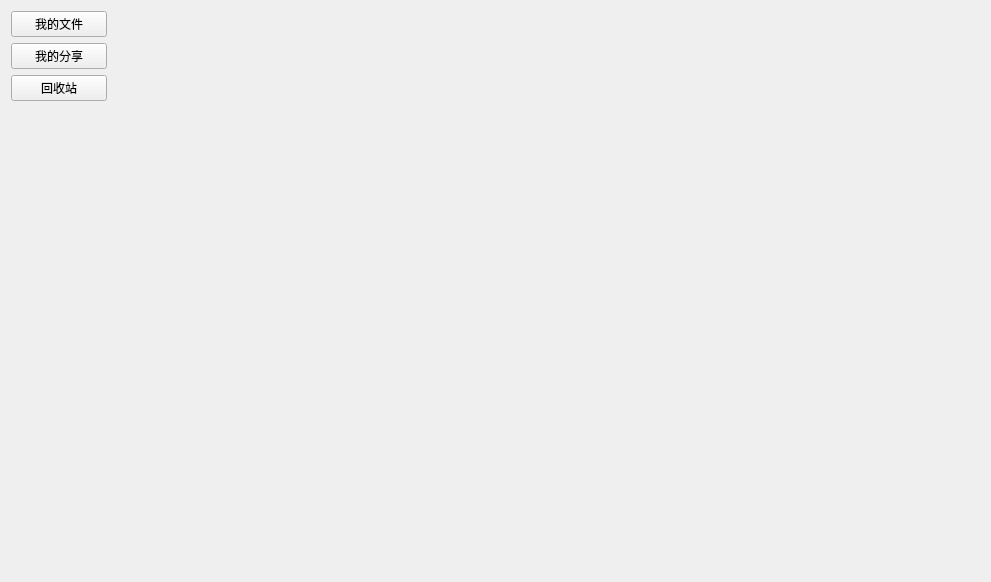
<?xml version="1.0" encoding="UTF-8"?>
<ui version="4.0">
 <class>MySpace</class>
 <widget class="QWidget" name="MySpace">
  <property name="geometry">
   <rect>
    <x>0</x>
    <y>0</y>
    <width>991</width>
    <height>582</height>
   </rect>
  </property>
  <property name="windowTitle">
   <string>Form</string>
  </property>
  <layout class="QGridLayout" name="gridLayout">
   <item row="0" column="0">
    <layout class="QHBoxLayout" name="horizontalLayout" stretch="1,9">
     <item>
      <layout class="QVBoxLayout" name="verticalLayout">
       <item>
        <widget class="QPushButton" name="btnMyFile">
         <property name="text">
          <string>我的文件</string>
         </property>
        </widget>
       </item>
       <item>
        <widget class="QPushButton" name="btnMyShare">
         <property name="text">
          <string>我的分享</string>
         </property>
        </widget>
       </item>
       <item>
        <widget class="QPushButton" name="btnTrash">
         <property name="text">
          <string>回收站</string>
         </property>
        </widget>
       </item>
       <item>
        <spacer name="verticalSpacer">
         <property name="orientation">
          <enum>Qt::Vertical</enum>
         </property>
         <property name="sizeHint" stdset="0">
          <size>
           <width>20</width>
           <height>188</height>
          </size>
         </property>
        </spacer>
       </item>
      </layout>
     </item>
     <item>
      <widget class="QStackedWidget" name="stackedWidget"/>
     </item>
    </layout>
   </item>
  </layout>
 </widget>
 <resources/>
 <connections/>
</ui>
